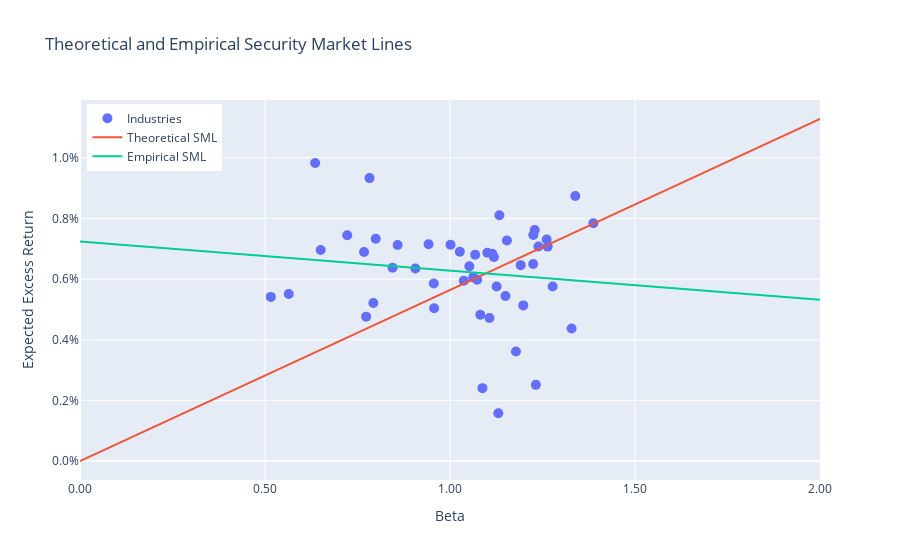

Notebook code cell kept with this figure:
### Code cell
# Plot SML 
trace  = go.Scatter(x=df_beta.beta, y=df_beta.avg_ret, mode="markers", name='Industries', marker=dict(size=10),text=df_beta.index,
    hovertemplate="<br>industry: %{text}<br>beta: %{x:.2f}<br>avg excess return: %{y:.2%}<extra></extra>")
minval = 0.0
maxval = 2.0
trace_sml = go.Scatter(x= np.linspace(minval,maxval,100), y = theory_slope*np.linspace(minval,maxval,100), mode='lines',name='Theoretical SML',
    hovertemplate=f'Theoretical SML<br>slope: realized market risk premium of {theory_slope:.2%}<extra></extra>')

xvals = np.linspace(minval,maxval,100)
yvals = emp_sml.params['const'] + emp_sml.params['beta']*xvals
trace_emp_sml = go.Scatter(x=xvals, y=yvals , mode='lines',name='Empirical SML', hovertemplate="Empirical SML<extra></extra>")

fig = go.Figure()
fig.add_trace(trace)
fig.add_trace(trace_sml)
fig.add_trace(trace_emp_sml)
fig.update_xaxes(title='Beta',tickformat=".2f", range=[minval,maxval])
fig.update_yaxes(title='Expected Excess Return',tickformat=".1%")
fig.update_layout(title='Theoretical and Empirical Security Market Lines')
fig.update_layout(legend=dict(yanchor="top", y =0.99, xanchor="left", x=0.01))
fig.show()
